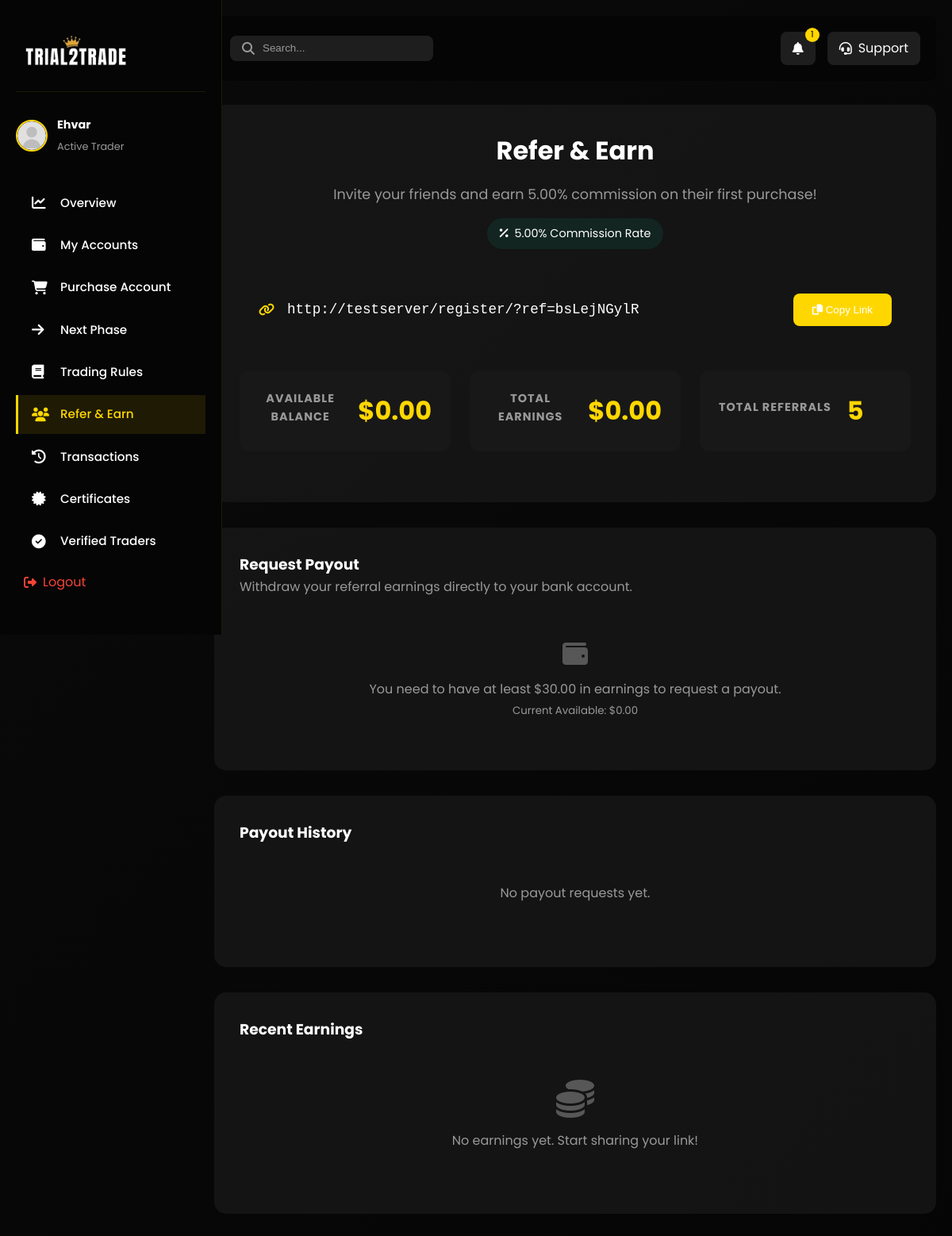
The page /dashboard-referral/ (signed in) on the database as committed earlier.
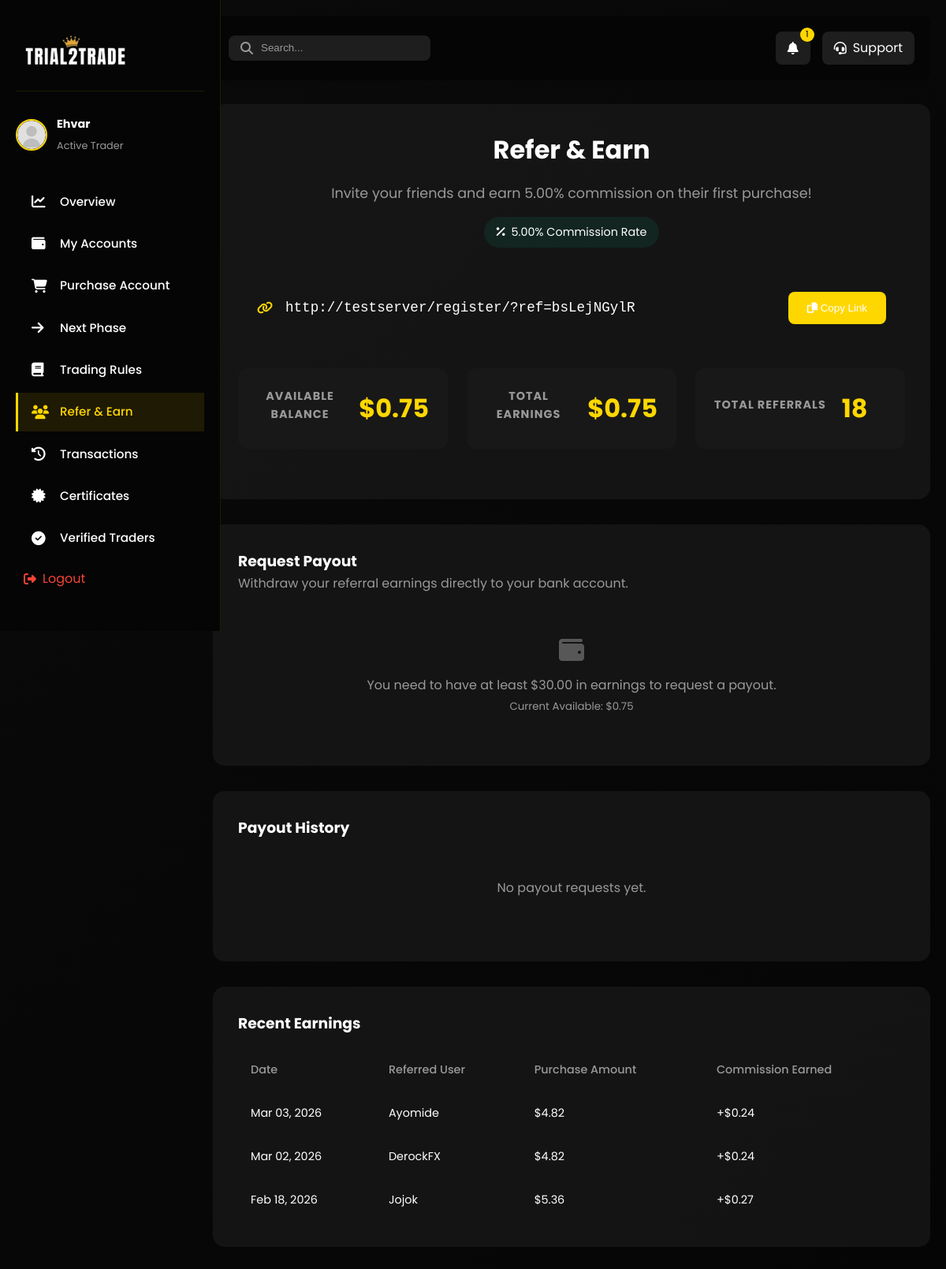
The same page on the database as committed later.
### main/models.py (models this page shows, shortened)
class CustomUser(AbstractUser):
    first_name = models.CharField(max_length=20)
    last_name = models.CharField(max_length=20)
    username = models.CharField(max_length=20, unique=True)
    email = models.EmailField(unique=True)
    phone_number = models.CharField(max_length=15, null=True, unique=True)
    email_verification_code = models.CharField(max_length=6, blank=True, null=True)
    email_verification_expires = models.DateTimeField(blank=True, null=True)
    verification_code = models.CharField(max_length=6, null=True, blank=True)
    verification_code_expires = models.DateTimeField(null=True, blank=True)
    password_reset_code = models.CharField(max_length=6, blank=True, null=True)
    password_reset_expires = models.DateTimeField(blank=True, null=True)
    referral_code = models.CharField(max_length=20, unique=True, blank=True, null=True)
    referred_by = models.ForeignKey('self', on_delete=models.SET_NULL, null=True, blank=True, related_name='referrals')
    USERNAME_FIELD = 'email'
    REQUIRED_FIELDS = ['username']
    class Meta:
        verbose_name = 'User'
        verbose_name_plural = 'Users'

class ReferralSettings(models.Model):
    commission_percentage = models.DecimalField(max_digits=5, decimal_places=2, default=10.00, help_text="Commission percentage for referrals (e.g., 10.00 for 10%)")
    class Meta:
        verbose_name = "Referral Settings"
        verbose_name_plural = "Referral Settings"

class ReferralEarning(models.Model):
    referrer = models.ForeignKey(CustomUser, on_delete=models.CASCADE, related_name='referral_earnings')
    referred_user = models.ForeignKey(CustomUser, on_delete=models.CASCADE, related_name='generated_earnings')
    amount = models.DecimalField(max_digits=10, decimal_places=2)
    purchase = models.ForeignKey(Purchase, on_delete=models.CASCADE, related_name='referral_earnings')
    created_at = models.DateTimeField(auto_now_add=True)

### main/views.py (the view, shortened to what this page needs)
# urls.py: path('dashboard-referral/', views.dashboard_referral, name='dashboard_referral'),
@login_required(login_url='/login_user')
def dashboard_referral(request):
    user = request.user
    referrals = user.referrals.all()
    earnings = user.referral_earnings.all().order_by('-created_at')
    total_earnings = sum(e.amount for e in earnings)
    referral_payouts = Payout.objects.filter(user=user, payout_type='referral').order_by('-created_at')
    total_payouts_sum = sum(p.amount for p in referral_payouts if p.status != 'rejected')
    available_balance = total_earnings - total_payouts_sum
    rate = getattr(settings, 'NGN_TO_USD_RATE', Decimal('0.00067'))
    try:
        rate = Decimal(str(rate))
    except Exception:
        rate = Decimal('0.00067')
    if rate <= 0:
        rate = Decimal('0.00067')
    def _ngn_to_usd(value):
        try:
            return (Decimal(str(value)) * rate).quantize(Decimal('0.01'))
        except Exception:
            return Decimal('0.00')
    def _usd_to_ngn(value):
        try:
            return (Decimal(str(value)) / rate).quantize(Decimal('0.01'))
        except Exception:
            return Decimal('0.00')
    total_earnings_usd = _ngn_to_usd(total_earnings)
    available_balance_usd = _ngn_to_usd(available_balance)
    for payout in referral_payouts:
        payout.amount_usd = _ngn_to_usd(payout.amount)
    for earning in earnings:
        earning.amount_usd = _ngn_to_usd(earning.amount)
        if earning.purchase:
            earning.purchase_amount_usd = _ngn_to_usd(earning.purchase.amount)
    form = ReferralPayoutForm()
    settings_obj = ReferralSettings.objects.first()
    commission_pct = settings_obj.commission_percentage if settings_obj else 10
    referral_link = request.build_absolute_uri(reverse('register')) + f'?ref={user.referral_code}'
    context = {
        'referral_link': referral_link,
        'referrals': referrals,
        'earnings': earnings,
        'total_earnings': total_earnings_usd,
        'available_balance': available_balance_usd,
        'referral_payouts': referral_payouts,
        'form': form,
        'commission_pct': commission_pct,
        'referral_code': user.referral_code,
        'global_alert': get_active_global_alert(),
    }
    return render(request, 'main/dashboard-referral.html', context)

### main/templates/main/dashboard-referral.html (shortened to what this page needs)
{% load static %}
<!DOCTYPE html>
<html lang="en">
<head>
    <link rel="stylesheet" href="{% static 'css/style.css' %}">
    <link rel="stylesheet" href="{% static 'css/dashboard.css'%} ">
    <link rel="stylesheet" href="{% static 'css/dashboard-nav.css' %}">
    <link rel="stylesheet" href="https://cdnjs.cloudflare.com/ajax/libs/font-awesome/6.4.0/css/all.min.css">
    <link rel="stylesheet" href="{% static 'css/mobile-nav.css' %}">
</head>
<body>
    <nav class="dashboard-nav">
        <div class="nav-logo">
            <img src="{% static 'images/logob.png' %}" alt="Trial2Trade Logo" style="width: 130px; height: 75px;">
        </div>
        <div class="user-info">
            <img src="{% static 'images/avatar-placeholder.svg' %}" alt="User Avatar" class="avatar">
            <div class="user-details">
                <h4 class="user-name">{{ request.user.username }}</h4>
                <span class="user-status">Active Trader</span>
            </div>
        </div>
        <div class="nav-menu">
            <a href="{% url 'index' %}" class="nav-item">
                <i class="fas fa-chart-line"></i>
                <span>Overview</span>
            </a>
            <a href="{% url 'dashboard_accounts' %}" class="nav-item">
                <i class="fas fa-wallet"></i>
                <span>My Accounts</span>
            </a>
            <a href="{% url 'dashboard_purchase' %}" class="nav-item">
                <i class="fas fa-shopping-cart"></i>
                <span>Purchase Account</span>
            </a>
            <a href="{% url 'dashboard_next_phase' %}" class="nav-item">
                <i class="fas fa-arrow-right"></i>
                <span>Next Phase</span>
            </a>
            <a href="{% url 'dashboard_rules' %}" class="nav-item">
                <i class="fas fa-book"></i>
                <span>Trading Rules</span>
            </a>
            <a href="{% url 'dashboard_referral' %}" class="nav-item active">
                <i class="fas fa-users"></i>
                <span>Refer & Earn</span>
            </a>
            <a href="{% url 'dashboard_transactions' %}" class="nav-item">
                <i class="fas fa-history"></i>
                <span>Transactions</span>
            </a>
            <a href="{% url 'dashboard_certificates' %}" class="nav-item">
                <i class="fas fa-certificate"></i>
                <span>Certificates</span>
            </a>
            <a href="{% url 'dashboard_verified_traders' %}" class="nav-item">
                <i class="fas fa-check-circle"></i>
                <span>Verified Traders</span>
            </a>
            <a href="{% url 'logout_user' %}" class="logout-btn">
                <i class="fas fa-sign-out-alt"></i>
                <span>Logout</span>
            </a>
        </div>
    </nav>
    <main class="dashboard-content">
        <header class="dashboard-header">
            <div class="header-search">
                <i class="fas fa-search"></i>
                <input type="text" placeholder="Search...">
            </div>
            <div class="header-actions">
                <a href="{% url 'dashboard_announcements' %}" class="notification-btn" style="text-decoration: none;">
                    <i class="fas fa-bell"></i>
                    {% if announcement_count > 0 %}
                    <span class="notification-badge">{{ announcement_count }}</span>
                    {% endif %}
                </a>
                <a href="mailto:info@trial2trade.com" class="support-btn">
                    <i class="fas fa-headset"></i>
                    <span>Support</span>
                </a>
            </div>
        </header>
        <div class="referral-card">
            <div class="referral-header">
                <h2>Refer & Earn</h2>
                <p>Invite your friends and earn {{ commission_pct }}% commission on their first purchase!</p>
                <div class="commission-badge">
                    <i class="fas fa-percentage"></i> {{ commission_pct }}% Commission Rate
                </div>
            </div>
            <div class="referral-link-container">
                <i class="fas fa-link" style="color: var(--primary-color);"></i>
                <input type="text" value="{{ referral_link }}" readonly class="referral-link-input" id="referralLink">
                <button class="copy-btn" onclick="copyReferralLink()">
                    <i class="fas fa-copy"></i> Copy Link
                </button>
            </div>
            <div class="stats-grid">
                <div class="stat-card">
                    <h3>Available Balance</h3>
                    <div class="value">${{ available_balance|floatformat:2 }}</div>
                </div>
                <div class="stat-card">
                    <h3>Total Earnings</h3>
                    <div class="value">${{ total_earnings|floatformat:2 }}</div>
                </div>
                <div class="stat-card">
                    <h3>Total Referrals</h3>
                    <div class="value">{{ referrals.count }}</div>
                </div>
            </div>
        </div>
        <div class="referral-card">
            <h3>Request Payout</h3>
            <p style="color: var(--text-muted); margin-bottom: 1.5rem;">Withdraw your referral earnings directly to your bank account.</p>
            {% if available_balance >= 30 %}
            <form method="POST" action="{% url 'dashboard_referral' %}" style="display: grid; gap: 1rem; max-width: 500px;">
                {% csrf_token %}
                <div class="form-group">
                    <label style="display: block; margin-bottom: 0.5rem; color: var(--text-color);">Full Name</label>
                    {{ form.full_name }}
                </div>
                <div class="form-group">
                    <label style="display: block; margin-bottom: 0.5rem; color: var(--text-color);">Bank Name</label>
                    {{ form.bank_name }}
                </div>
                <div class="form-group">
                    <label style="display: block; margin-bottom: 0.5rem; color: var(--text-color);">Account Number</label>
                    {{ form.account_number }}
                </div>
                <div class="form-group">
                    <label style="display: block; margin-bottom: 0.5rem; color: var(--text-color);">Amount ($)</label>
                    {{ form.amount }}
                    <small style="color: var(--text-muted);">Available: ${{ available_balance|floatformat:2 }} (Minimum payout: $30.00)</small>
                </div>
                <button type="submit" class="copy-btn" style="width: 100%; justify-content: center;">
                    Submit Request
                </button>
            </form>
            {% else %}
            <div class="empty-state" style="padding: 2rem 0;">
                <i class="fas fa-wallet fa-2x" style="margin-bottom: 1rem; opacity: 0.5;"></i>
                <p>You need to have at least $30.00 in earnings to request a payout.</p>
                <small style="color: var(--text-muted);">Current Available: ${{ available_balance|floatformat:2 }}</small>
            </div>
            {% endif %}
        </div>
        <div class="referral-card">
            <h3>Payout History</h3>
            {% if referral_payouts %}
            <div class="table-responsive">
                <table class="referral-table">
                    <thead>
                        <tr>
                            <th>Date</th>
                            <th>Amount</th>
                            <th>Status</th>
                            <th>Details</th>
                        </tr>
                    </thead>
                    <tbody>
                        {% for payout in referral_payouts %}
                        <tr>
                            <td>{{ payout.created_at|date:"M d, Y" }}</td>
                            <td>${{ payout.amount_usd|floatformat:2 }}</td>
                            <td>
                                <span style="
                                    padding: 0.25rem 0.75rem;
                                    border-radius: 15px;
                                    font-size: 0.85rem;
                                    {% if payout.status == 'completed' %}background: rgba(0, 184, 148, 0.1); color: var(--success-color);
                                    {% elif payout.status == 'rejected' %}background: rgba(255, 118, 117, 0.1); color: var(--danger-color);
                                    {% else %}background: rgba(253, 203, 110, 0.1); color: var(--warning-color);{% endif %}
                                ">
                                    {{ payout.get_status_display }}
                                </span>
                            </td>
                            <td style="font-size: 0.9rem; color: var(--text-muted);">
                                {{ payout.bank_name }} - {{ payout.account_number|slice:"-4:" }}
                            </td>
                        </tr>
                        {% endfor %}
                    </tbody>
                </table>
            </div>
            {% else %}
            <div class="empty-state">
                <p>No payout requests yet.</p>
            </div>
            {% endif %}
        </div>
        <div class="referral-card">
            <h3>Recent Earnings</h3>
            {% if earnings %}
            <div class="table-responsive">
                <table class="referral-table">
                    <thead>
                        <tr>
                            <th>Date</th>
                            <th>Referred User</th>
                            <th>Purchase Amount</th>
                            <th>Commission Earned</th>
                        </tr>
                    </thead>
                    <tbody>
                        {% for earning in earnings %}
                        <tr>
                            <td>{{ earning.created_at|date:"M d, Y" }}</td>
                            <td>{{ earning.referred_user.username }}</td>
                            <td>${{ earning.purchase_amount_usd|floatformat:2 }}</td>
                            <td style="color: var(--success-color);">+${{ earning.amount_usd|floatformat:2 }}</td>
                        </tr>
                        {% endfor %}
                    </tbody>
                </table>
            </div>
            {% else %}
            <div class="empty-state">
                <i class="fas fa-coins fa-3x" style="margin-bottom: 1rem; opacity: 0.5;"></i>
                <p>No earnings yet. Start sharing your link!</p>
            </div>
            {% endif %}
        </div>
    </main>
</body>
</html>

Rows that differ between the two databases and show on the page:
changed CustomUser "Ehvar": count "5" → "18"
added ReferralEarning: created_at "Mar 03, 2026", referred_user.username "Ayomide", purchase_amount_usd "4.82", amount_usd "0.24"
added ReferralEarning: created_at "Mar 02, 2026", referred_user.username "DerockFX", purchase_amount_usd "4.82", amount_usd "0.24"
added ReferralEarning: created_at "Feb 18, 2026", referred_user.username "Jojok", purchase_amount_usd "5.36", amount_usd "0.27"
Other text that changed with them:
{{ available_balance|floatformat:2 }}: "0.00" → "0.75"
{{ total_earnings|floatformat:2 }}: "0.00" → "0.75"
text no longer shown: "No earnings yet. Start sharing your link!"
text now shown: "Date Referred User Purchase Amount Commission Earned"
